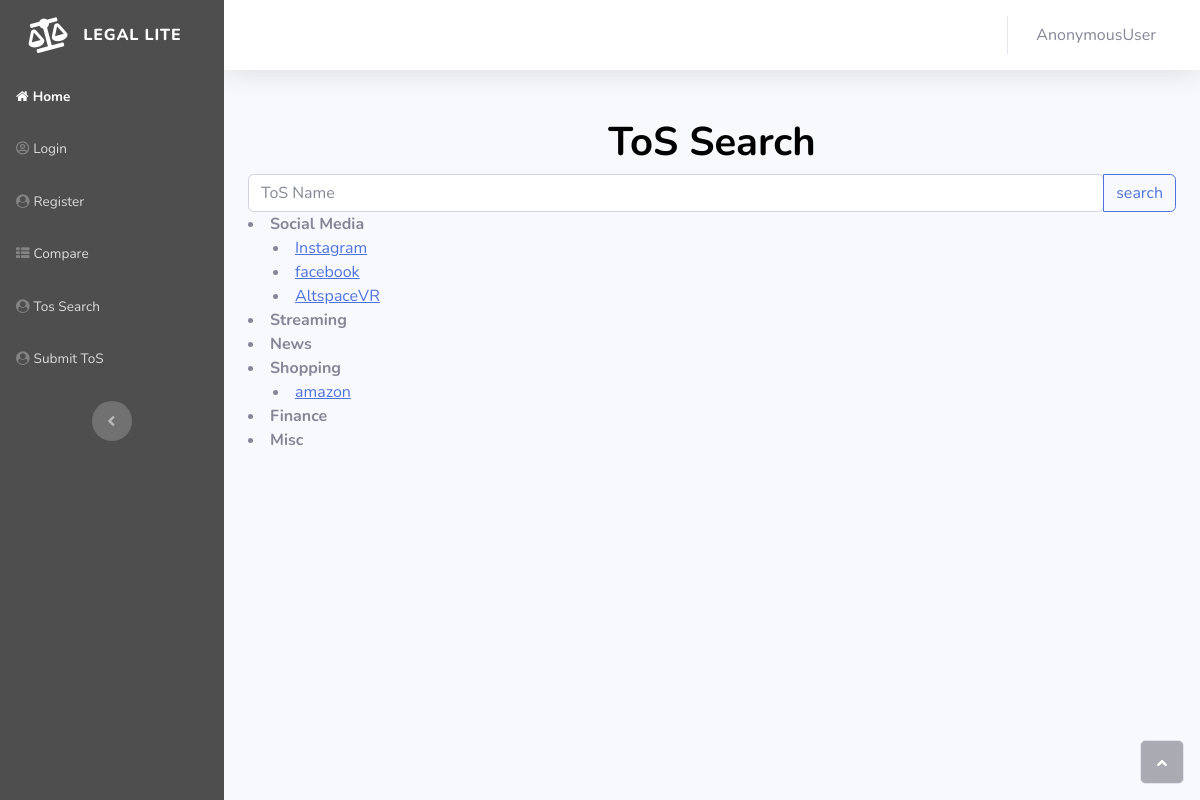
/search_for_tos, run on the app's committed database.
### HomeScreen/models.py (models this page shows, shortened)
class TOS(models.Model):
    CATEGORY = (
        ('Social Media', 'Social Media'),
        ('Streaming', 'Streaming'),
        ('News', 'News'),
        ('Shopping', 'Shopping'),
        ('Finance', 'Finance'),
        ('Misc', 'Misc'),
    )
    STATUS = (
        ('Approved', 'Approved'),
        ('Pending', 'Pending'),
        ('Rejected', 'Rejected'),
    )
    name = models.CharField('Name of Service', max_length=50,
                            unique=True, blank=False)
    elements = models.ManyToManyField(Element, through='ElementText')
    date = models.DateTimeField('Date of Last Update', null=True, blank=False)
    weightRating = models.FloatField(null=True)
    communityRating = models.FloatField(null=True)
    category = models.CharField(max_length=20, null=True, choices=CATEGORY)
    fullText = models.TextField('Text', null=True, blank=False)
    status = models.CharField(max_length=20, default='Pending', choices=STATUS)
    author = models.ForeignKey(User, null = True, on_delete=models.RESTRICT)
    outOfDate = models.BooleanField(default=False)
    communityCount = models.IntegerField(default=0)
    def __str__(self):
        return self.name

### HomeScreen/views.py (the view)
# urls.py: path('search_for_tos', views.search_for_tos),
def search_for_tos(request):
    if request.GET.get('Search-ToS-Name'):
        search_term = request.GET.get('Search-ToS-Name') if request.GET.get('Search-ToS-Name') != None else ''
        search_results = TOS.objects.filter(Q(name__icontains=search_term), Q(status = 'Approved'))
        if not search_results:
            messages.warning(request, "TOS does not exist.")
    else:
        search_results = None
    TOSs = TOS.objects.filter(Q(status = 'Approved'))
    categories = ['Social Media', 'Streaming', 'News', 'Shopping', 'Finance', 'Misc']
    context = {'search_results': search_results, 'TOSs': TOSs, 'categories':categories}
    return render(request, 'HomeScreen/search_for_tos.html', context)

### HomeScreen/templates/HomeScreen/search_for_tos.html (shortened to what this page needs)
{% extends 'HomeScreen/main.html'%}
{% load static %}
{% block content %}
<body id="page-top">
    <div id="wrapper">
{% include 'HomeScreen/navbar.html' %}
{% include 'HomeScreen/searchbar.html' %}
        <h1 class="text-center" style="font-weight: bold;color: rgb(0,0,0);">ToS Search</h1>
        <div class="container">
            <div class="row">
                <form action="/search_for_tos" method="GET">
                    <div class="input-group">
                        <input name="Search-ToS-Name" type="search" class="form-control rounded" placeholder="ToS Name" aria-label="ToS Name" aria-describedby="search-addon" />
                        <button type="submit" class="btn btn-outline-primary">search</button>
                      </div>
                </form>
            </div>
            <div>
                <a class="border rounded d-inline scroll-to-top" href="#page-top"><i class="fas fa-angle-up"></i></a>
            </div>
            {%if search_results %}
                {% for result in search_results %}
                    <li> <a href="ViewTOS/{{ result }}/"> {{ result }} </a> </li>
                {% endfor %}
            {% else %}
              {% for c in categories %}
              <div>
              <li style = "font-weight:bold"> {{c}} </li>
              </div>
                {% for t in TOSs %}
                    {% if t.category == c %}
                       <li style = "text-indent: 25px"> <a href = "ViewTOS/{{ t }}/">{{t}} </a></li>
                    {% endif %}
                {% endfor %}
            {% endfor %}
            {%endif%}
        </div>
    </div>
</body>
{% endblock %}

### data on the page
TOS: name "Instagram"
TOS: name "facebook"
TOS: name "AltspaceVR"
TOS: name "amazon"

### other printed values
{{ request.user }} "AnonymousUser"
{{ c }} "Social Media" "Streaming" "News" "Shopping" "Finance" "Misc"
